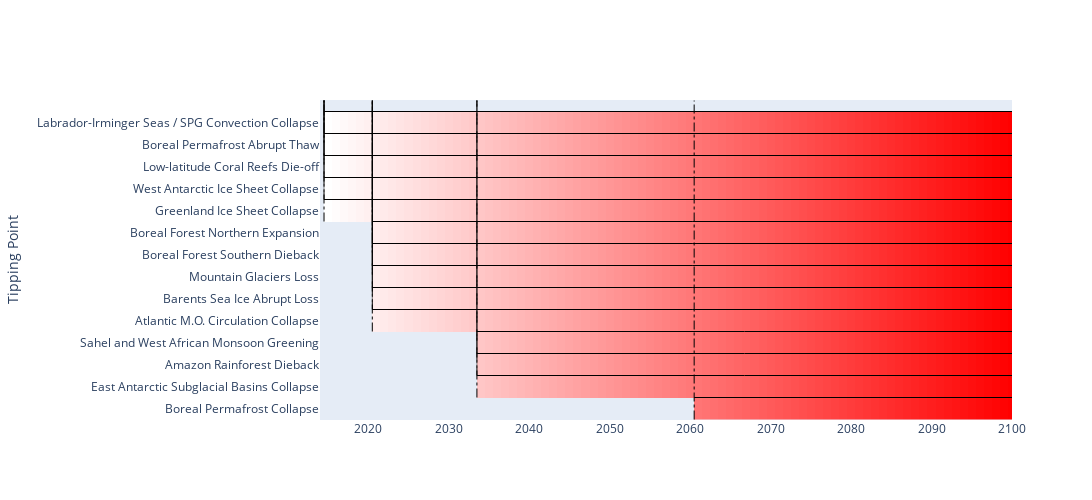

Notebook code cell kept with this figure:
### Code cell
import plotly.graph_objects as go
import numpy as np
from scipy.__config__ import show

# Create a color scale
color_scale = ["white", "red"]

tipping_points_fig = go.Figure()

# Create a 2D array for the heatmap
heatmap = []
for index, row in tipping_points.iterrows():
    # Create a row for the heatmap
    row_values = [None if year < row['year'] else year for year in range(2014, 2101)]
    heatmap.append(row_values)
    
# Add a heatmap
tipping_points_fig.add_trace(go.Heatmap(
    z=heatmap,
    x=np.arange(2014, 2101),
    y=tipping_points['Tipping_Point'],
    colorscale=color_scale,
    colorbar=dict(title="Year"),
    showscale=False
))
    
for index, row in tipping_points.iterrows():
    tipping_points_fig.add_shape(
        type="line",
        x0=row['year']-.5,
        y0= index + 0.5,
        x1= 2100,
        y1= index + 0.5,
        line=dict(
            color="Black",
            width=1,
        ),
        yref='y1'
    )

    # Add a dash-dot vertical line
    tipping_points_fig.add_shape(
        type="line",
        x0=row['year']-0.5,
        y0=index-.5,
        x1=row['year']-0.5,
        y1=len(tipping_points),
        line=dict(
            color="Black",
            width=1,
            dash="dashdot",
        ),
        yref='y1'
    )
    
tipping_points_fig.update_layout(
    title='',
    xaxis_title='',
    yaxis_title='Tipping Point',
    autosize=False,
    width=1200,
    height=500,
    xaxis_range=[2014, 2100],
    showlegend=False,
    xaxis=dict(showgrid=False),
    yaxis=dict(showgrid=False)
)

tipping_points_fig.show()

### Figure 1 — Plotly figure (JSON) as saved in the notebook; plotly's stock layout.template omitted (floating-point values rounded to 4 significant figures; data arrays with more than 128 entries replaced by an {"elided": "..."} marker saying what was removed)
{"data": [{"colorbar": {"title": {"text": "Year"}}, "colorscale": [[0, "white"], [1, "red"]], "showscale": false, "type": "heatmap", "x": [2014, 2015, 2016, 2017, 2018, 2019, 2020, 2021, 2022, 2023, 2024, 2025, 2026, 2027, 2028, 2029, 2030, 2031, 2032, 2033, 2034, 2035, 2036, 2037, 2038, 2039, 2040, 2041, 2042, 2043, 2044, 2045, 2046, 2047, 2048, 2049, 2050, 2051, 2052, 2053, 2054, 2055, 2056, 2057, 2058, 2059, 2060, 2061, 2062, 2063, 2064, 2065, 2066, 2067, 2068, 2069, 2070, 2071, 2072, 2073, 2074, 2075, 2076, 2077, 2078, 2079, 2080, 2081, 2082, 2083, 2084, 2085, 2086, 2087, 2088, 2089, 2090, 2091, 2092, 2093, 2094, 2095, 2096, 2097, 2098, 2099, 2100], "y": ["Boreal Permafrost Collapse", "East Antarctic Subglacial Basins Collapse", "Amazon Rainforest Dieback", "Sahel and West African Monsoon Greening", "Atlantic M.O. Circulation Collapse", "Barents Sea Ice Abrupt Loss", "Mountain Glaciers Loss", "Boreal Forest Southern Dieback", "Boreal Forest Northern Expansion", "Greenland Ice Sheet Collapse", "West Antarctic Ice Sheet Collapse", "Low-latitude Coral Reefs Die-off", "Boreal Permafrost Abrupt Thaw", "Labrador-Irminger Seas / SPG Convection Collapse"], "z": {"elided": "14x87 int values"}}], "layout": {"autosize": false, "height": 500, "shapes": [{"line": {"color": "Black", "width": 1}, "type": "line", "x0": 2060.0, "x1": 2100, "y0": 0.5, "y1": 0.5, "yref": "y"}, {"line": {"color": "Black", "dash": "dashdot", "width": 1}, "type": "line", "x0": 2060.0, "x1": 2060.0, "y0": -0.5, "y1": 14, "yref": "y"}, {"line": {"color": "Black", "width": 1}, "type": "line", "x0": 2034.0, "x1": 2100, "y0": 1.5, "y1": 1.5, "yref": "y"}, {"line": {"color": "Black", "dash": "dashdot", "width": 1}, "type": "line", "x0": 2034.0, "x1": 2034.0, "y0": 0.5, "y1": 14, "yref": "y"}, {"line": {"color": "Black", "width": 1}, "type": "line", "x0": 2034.0, "x1": 2100, "y0": 2.5, "y1": 2.5, "yref": "y"}, {"line": {"color": "Black", "dash": "dashdot", "width": 1}, "type": "line", "x0": 2034.0, "x1": 2034.0, "y0": 1.5, "y1": 14, "yref": "y"}, {"line": {"color": "Black", "width": 1}, "type": "line", "x0": 2034.0, "x1": 2100, "y0": 3.5, "y1": 3.5, "yref": "y"}, {"line": {"color": "Black", "dash": "dashdot", "width": 1}, "type": "line", "x0": 2034.0, "x1": 2034.0, "y0": 2.5, "y1": 14, "yref": "y"}, {"line": {"color": "Black", "width": 1}, "type": "line", "x0": 2020.0, "x1": 2100, "y0": 4.5, "y1": 4.5, "yref": "y"}, {"line": {"color": "Black", "dash": "dashdot", "width": 1}, "type": "line", "x0": 2020.0, "x1": 2020.0, "y0": 3.5, "y1": 14, "yref": "y"}, {"line": {"color": "Black", "width": 1}, "type": "line", "x0": 2020.0, "x1": 2100, "y0": 5.5, "y1": 5.5, "yref": "y"}, {"line": {"color": "Black", "dash": "dashdot", "width": 1}, "type": "line", "x0": 2020.0, "x1": 2020.0, "y0": 4.5, "y1": 14, "yref": "y"}, {"line": {"color": "Black", "width": 1}, "type": "line", "x0": 2020.0, "x1": 2100, "y0": 6.5, "y1": 6.5, "yref": "y"}, {"line": {"color": "Black", "dash": "dashdot", "width": 1}, "type": "line", "x0": 2020.0, "x1": 2020.0, "y0": 5.5, "y1": 14, "yref": "y"}, {"line": {"color": "Black", "width": 1}, "type": "line", "x0": 2020.0, "x1": 2100, "y0": 7.5, "y1": 7.5, "yref": "y"}, {"line": {"color": "Black", "dash": "dashdot", "width": 1}, "type": "line", "x0": 2020.0, "x1": 2020.0, "y0": 6.5, "y1": 14, "yref": "y"}, {"line": {"color": "Black", "width": 1}, "type": "line", "x0": 2020.0, "x1": 2100, "y0": 8.5, "y1": 8.5, "yref": "y"}, {"line": {"color": "Black", "dash": "dashdot", "width": 1}, "type": "line", "x0": 2020.0, "x1": 2020.0, "y0": 7.5, "y1": 14, "yref": "y"}, {"line": {"color": "Black", "width": 1}, "type": "line", "x0": 2014.0, "x1": 2100, "y0": 9.5, "y1": 9.5, "yref": "y"}, {"line": {"color": "Black", "dash": "dashdot", "width": 1}, "type": "line", "x0": 2014.0, "x1": 2014.0, "y0": 8.5, "y1": 14, "yref": "y"}, {"line": {"color": "Black", "width": 1}, "type": "line", "x0": 2014.0, "x1": 2100, "y0": 10.5, "y1": 10.5, "yref": "y"}, {"line": {"color": "Black", "dash": "dashdot", "width": 1}, "type": "line", "x0": 2014.0, "x1": 2014.0, "y0": 9.5, "y1": 14, "yref": "y"}, {"line": {"color": "Black", "width": 1}, "type": "line", "x0": 2014.0, "x1": 2100, "y0": 11.5, "y1": 11.5, "yref": "y"}, {"line": {"color": "Black", "dash": "dashdot", "width": 1}, "type": "line", "x0": 2014.0, "x1": 2014.0, "y0": 10.5, "y1": 14, "yref": "y"}, {"line": {"color": "Black", "width": 1}, "type": "line", "x0": 2014.0, "x1": 2100, "y0": 12.5, "y1": 12.5, "yref": "y"}, {"line": {"color": "Black", "dash": "dashdot", "width": 1}, "type": "line", "x0": 2014.0, "x1": 2014.0, "y0": 11.5, "y1": 14, "yref": "y"}, {"line": {"color": "Black", "width": 1}, "type": "line", "x0": 2014.0, "x1": 2100, "y0": 13.5, "y1": 13.5, "yref": "y"}, {"line": {"color": "Black", "dash": "dashdot", "width": 1}, "type": "line", "x0": 2014.0, "x1": 2014.0, "y0": 12.5, "y1": 14, "yref": "y"}], "showlegend": false, "title": {"text": ""}, "width": 1200, "xaxis": {"range": [2014, 2100], "showgrid": false, "title": {"text": ""}}, "yaxis": {"showgrid": false, "title": {"text": "Tipping Point"}}}}
